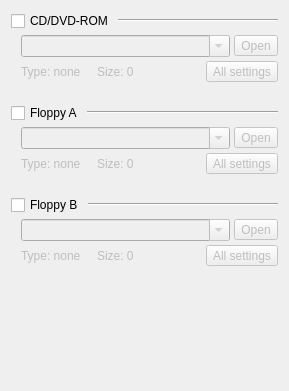
          <widget class="QWidget" name="Tab_Removable_Disks">
           <attribute name="title">
            <string>CD/DVD/Floppy</string>
           </attribute>
           <layout class="QVBoxLayout" name="verticalLayout_22">
            <item>
             <layout class="QGridLayout" name="gridLayout_14">
              <property name="spacing">
               <number>4</number>
              </property>
              <item row="0" column="0">
               <widget class="QCheckBox" name="CH_CDROM">
                <property name="sizePolicy">
                 <sizepolicy hsizetype="Maximum" vsizetype="Fixed">
                  <horstretch>0</horstretch>
                  <verstretch>0</verstretch>
                 </sizepolicy>
                </property>
                <property name="text">
                 <string>CD/DVD-ROM</string>
                </property>
               </widget>
              </item>
              <item row="0" column="1">
               <widget class="Line" name="line_8">
                <property name="orientation">
                 <enum>Qt::Horizontal</enum>
                </property>
               </widget>
              </item>
              <item row="1" column="0" colspan="2">
               <layout class="QVBoxLayout" name="verticalLayout_4">
                <property name="spacing">
                 <number>4</number>
                </property>
                <property name="leftMargin">
                 <number>10</number>
                </property>
                <item>
                 <layout class="QHBoxLayout" name="horizontalLayout_31">
                  <property name="spacing">
                   <number>4</number>
                  </property>
                  <item>
                   <widget class="QComboBox" name="CB_CDROM_Devices">
                    <property name="enabled">
                     <bool>false</bool>
                    </property>
                    <property name="editable">
                     <bool>true</bool>
                    </property>
                   </widget>
                  </item>
                  <item>
                   <widget class="QToolButton" name="TB_CDROM_SetPath">
                    <property name="enabled">
                     <bool>false</bool>
                    </property>
                    <property name="toolTip">
                     <string>Browse</string>
                    </property>
                    <property name="text">
                     <string>Open</string>
                    </property>
                    <property name="icon">
                     <iconset resource="images.qrc">
                      <normaloff>:/open-file.png</normaloff>:/open-file.png</iconset>
                    </property>
                   </widget>
                  </item>
                 </layout>
                </item>
                <item>
                 <layout class="QHBoxLayout" name="horizontalLayout_12">
                  <item>
                   <widget class="QLabel" name="Label_CDROM_Info">
                    <property name="enabled">
                     <bool>false</bool>
                    </property>
                    <property name="text">
                     <string>Type: none     Size: 0</string>
                    </property>
                   </widget>
                  </item>
                  <item>
                   <spacer name="horizontalSpacer_9">
                    <property name="orientation">
                     <enum>Qt::Horizontal</enum>
                    </property>
                    <property name="sizeHint" stdset="0">
                     <size>
                      <width>68</width>
                      <height>17</height>
                     </size>
                    </property>
                   </spacer>
                  </item>
                  <item>
                   <widget class="QToolButton" name="TB_CDROM_Advanced_Settings">
                    <property name="enabled">
                     <bool>false</bool>
                    </property>
                    <property name="text">
                     <string>All settings</string>
                    </property>
                    <property name="icon">
                     <iconset resource="images.qrc">
                      <normaloff>:/configure.png</normaloff>:/configure.png</iconset>
                    </property>
                    <property name="toolButtonStyle">
                     <enum>Qt::ToolButtonTextBesideIcon</enum>
                    </property>
                   </widget>
                  </item>
                 </layout>
                </item>
               </layout>
              </item>
             </layout>
            </item>
            <item>
             <spacer name="verticalSpacer_12">
              <property name="orientation">
               <enum>Qt::Vertical</enum>
              </property>
              <property name="sizeType">
               <enum>QSizePolicy::Fixed</enum>
              </property>
              <property name="sizeHint" stdset="0">
               <size>
                <width>15</width>
                <height>15</height>
               </size>
              </property>
             </spacer>
            </item>
            <item>
             <layout class="QGridLayout" name="gridLayout_13">
              <property name="spacing">
               <number>4</number>
              </property>
              <item row="0" column="0">
               <widget class="QCheckBox" name="CH_Floppy0">
                <property name="sizePolicy">
                 <sizepolicy hsizetype="Maximum" vsizetype="Fixed">
                  <horstretch>0</horstretch>
                  <verstretch>0</verstretch>
                 </sizepolicy>
                </property>
                <property name="text">
                 <string>Floppy A</string>
                </property>
               </widget>
              </item>
              <item row="0" column="1">
               <widget class="Line" name="line_9">
                <property name="orientation">
                 <enum>Qt::Horizontal</enum>
                </property>
               </widget>
              </item>
              <item row="1" column="0" colspan="2">
               <layout class="QVBoxLayout" name="verticalLayout_20">
                <property name="spacing">
                 <number>4</number>
                </property>
                <property name="leftMargin">
                 <number>10</number>
                </property>
                <item>
                 <layout class="QHBoxLayout" name="horizontalLayout_32">
                  <property name="spacing">
                   <number>4</number>
                  </property>
                  <item>
                   <widget class="QComboBox" name="CB_FD0_Devices">
                    <property name="enabled">
                     <bool>false</bool>
                    </property>
                    <property name="editable">
                     <bool>true</bool>
                    </property>
                   </widget>
                  </item>
                  <item>
                   <widget class="QToolButton" name="TB_FD0_SetPath">
                    <property name="enabled">
                     <bool>false</bool>
                    </property>
                    <property name="toolTip">
                     <string>Browse</string>
                    </property>
                    <property name="text">
                     <string>Open</string>
                    </property>
                    <property name="icon">
                     <iconset resource="images.qrc">
                      <normaloff>:/open-file.png</normaloff>:/open-file.png</iconset>
                    </property>
                   </widget>
                  </item>
                 </layout>
                </item>
                <item>
                 <layout class="QHBoxLayout" name="horizontalLayout_13">
                  <item>
                   <widget class="QLabel" name="Label_FD0_Info">
                    <property name="enabled">
                     <bool>false</bool>
                    </property>
                    <property name="text">
                     <string>Type: none     Size: 0</string>
                    </property>
                   </widget>
                  </item>
                  <item>
                   <spacer name="horizontalSpacer_8">
                    <property name="orientation">
                     <enum>Qt::Horizontal</enum>
                    </property>
                    <property name="sizeHint" stdset="0">
                     <size>
                      <width>68</width>
                      <height>17</height>
                     </size>
                    </property>
                   </spacer>
                  </item>
                  <item>
                   <widget class="QToolButton" name="TB_FD0_Advanced_Settings">
                    <property name="enabled">
                     <bool>false</bool>
                    </property>
                    <property name="text">
                     <string>All settings</string>
                    </property>
                    <property name="icon">
                     <iconset resource="images.qrc">
                      <normaloff>:/configure.png</normaloff>:/configure.png</iconset>
                    </property>
                    <property name="toolButtonStyle">
                     <enum>Qt::ToolButtonTextBesideIcon</enum>
                    </property>
                   </widget>
                  </item>
                 </layout>
                </item>
               </layout>
              </item>
             </layout>
            </item>
            <item>
             <spacer name="verticalSpacer_9">
              <property name="orientation">
               <enum>Qt::Vertical</enum>
              </property>
              <property name="sizeType">
               <enum>QSizePolicy::Fixed</enum>
              </property>
              <property name="sizeHint" stdset="0">
               <size>
                <width>15</width>
                <height>15</height>
               </size>
              </property>
             </spacer>
            </item>
            <item>
             <layout class="QGridLayout" name="gridLayout_12">
              <property name="spacing">
               <number>4</number>
              </property>
              <item row="0" column="0">
               <widget class="QCheckBox" name="CH_Floppy1">
                <property name="sizePolicy">
                 <sizepolicy hsizetype="Maximum" vsizetype="Fixed">
                  <horstretch>0</horstretch>
                  <verstretch>0</verstretch>
                 </sizepolicy>
                </property>
                <property name="text">
                 <string>Floppy B</string>
                </property>
               </widget>
              </item>
              <item row="0" column="1">
               <widget class="Line" name="line_10">
                <property name="orientation">
                 <enum>Qt::Horizontal</enum>
                </property>
               </widget>
              </item>
              <item row="1" column="0" colspan="2">
               <layout class="QVBoxLayout" name="verticalLayout_21">
                <property name="spacing">
                 <number>4</number>
                </property>
                <property name="leftMargin">
                 <number>10</number>
                </property>
                <item>
                 <layout class="QHBoxLayout" name="horizontalLayout_33">
                  <property name="spacing">
                   <number>4</number>
                  </property>
                  <item>
                   <widget class="QComboBox" name="CB_FD1_Devices">
                    <property name="enabled">
                     <bool>false</bool>
                    </property>
                    <property name="editable">
                     <bool>true</bool>
                    </property>
                   </widget>
                  </item>
                  <item>
                   <widget class="QToolButton" name="TB_FD1_SetPath">
                    <property name="enabled">
                     <bool>false</bool>
                    </property>
                    <property name="toolTip">
                     <string>Browse</string>
                    </property>
                    <property name="text">
                     <string>Open</string>
                    </property>
                    <property name="icon">
                     <iconset resource="images.qrc">
                      <normaloff>:/open-file.png</normaloff>:/open-file.png</iconset>
                    </property>
                   </widget>
                  </item>
                 </layout>
                </item>
                <item>
                 <layout class="QHBoxLayout" name="horizontalLayout_14">
                  <item>
                   <widget class="QLabel" name="Label_FD1_Info">
                    <property name="enabled">
                     <bool>false</bool>
                    </property>
                    <property name="text">
                     <string>Type: none     Size: 0</string>
                    </property>
                   </widget>
                  </item>
                  <item>
                   <spacer name="horizontalSpacer_6">
                    <property name="orientation">
                     <enum>Qt::Horizontal</enum>
                    </property>
                    <property name="sizeHint" stdset="0">
                     <size>
                      <width>68</width>
                      <height>17</height>
                     </size>
                    </property>
                   </spacer>
                  </item>
                  <item>
                   <widget class="QToolButton" name="TB_FD1_Advanced_Settings">
                    <property name="enabled">
                     <bool>false</bool>
                    </property>
                    <property name="text">
                     <string>All settings</string>
                    </property>
                    <property name="icon">
                     <iconset resource="images.qrc">
                      <normaloff>:/configure.png</normaloff>:/configure.png</iconset>
                    </property>
                    <property name="toolButtonStyle">
                     <enum>Qt::ToolButtonTextBesideIcon</enum>
                    </property>
                   </widget>
                  </item>
                 </layout>
                </item>
               </layout>
              </item>
             </layout>
            </item>
            <item>
             <spacer name="verticalSpacer_8">
              <property name="orientation">
               <enum>Qt::Vertical</enum>
              </property>
              <property name="sizeHint" stdset="0">
               <size>
                <width>20</width>
                <height>114</height>
               </size>
              </property>
             </spacer>
            </item>
           </layout>
          </widget>
